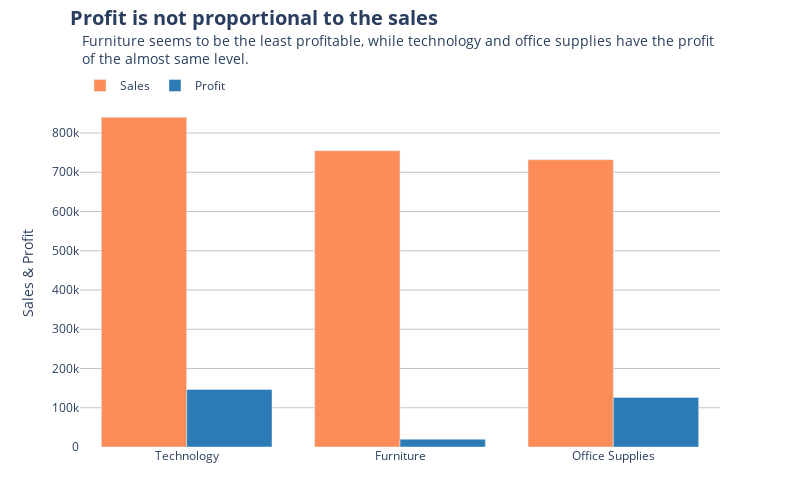

Notebook code cell kept with this figure:
### Code cell
sale_color = "#fc8d59"
negative_color = "#d7191c"
positive_color = "#2c7bb6"
light_gray = "#C4C4C4"

fig = px.bar(
    df24_wk28_filtered.reset_index(),
    x="Category",
    y=df24_wk28_filtered.columns,
    barmode="group",
)

fig.update_traces(
    selector=dict(name="Sales"),
    marker_color=sale_color,
    hovertemplate="<b>Sales</b><br>%{x}: <b>%{y:$,.0f}</b><extra></extra>"
)
fig.update_traces(
    selector=dict(name="Profit"),
    marker_color=positive_color,
    hovertemplate="<b>Profit</b><br>%{x}: <b>%{y:$,.0f}</b><extra></extra>"
)
fig.update_traces(
    hoverlabel=dict(
        bgcolor="white",
    )
)

fig.add_annotation(
    text=("Furniture seems to be the least profitable, while technology"
        " and office supplies have the profit <br>of the almost same level."),
    x=0, xref="paper", xanchor="left",
    y=1, yref="paper", yanchor="bottom",
    yshift=30,
    showarrow=False,
    font=dict(
        size=14,
    ),
    align="left",
)

fig.update_layout(
    width=800, height=800*0.618,
    plot_bgcolor="white",
    yaxis=dict(
        gridcolor=light_gray,
        title_text="Sales & Profit",
    ),
    xaxis=dict(
        title_text=""
    ),
    legend=dict(
        orientation="h",
        title_text="",
        x=0, xref="paper", xanchor="left",
        y=1, yref="paper", yanchor="bottom",
    ),
    title=dict(
        text="<b>Profit is not proportional to the sales</b>",
        font_size=20,
        x=0, xref="paper", xanchor="left",
        y=1, yref="paper", yanchor="bottom",
        pad=dict(b=75, l=-10),
    ),
    margin=dict(
        b=5, t=100,
    )
)

fig.show()

### Figure 1 — Plotly figure (JSON) as saved in the notebook; plotly's stock layout.template omitted (floating-point values rounded to 4 significant figures)
{"data": [{"alignmentgroup": "True", "hoverlabel": {"bgcolor": "white"}, "hovertemplate": "<b>Sales</b><br>%{x}: <b>%{y:$,.0f}</b><extra></extra>", "legendgroup": "Sales", "marker": {"color": "#fc8d59", "pattern": {"shape": ""}}, "name": "Sales", "offsetgroup": "Sales", "orientation": "v", "showlegend": true, "textposition": "auto", "type": "bar", "x": ["Technology", "Furniture", "Office Supplies"], "xaxis": "x", "y": [839900.0, 754700.0, 731900.0], "yaxis": "y"}, {"alignmentgroup": "True", "hoverlabel": {"bgcolor": "white"}, "hovertemplate": "<b>Profit</b><br>%{x}: <b>%{y:$,.0f}</b><extra></extra>", "legendgroup": "Profit", "marker": {"color": "#2c7bb6", "pattern": {"shape": ""}}, "name": "Profit", "offsetgroup": "Profit", "orientation": "v", "showlegend": true, "textposition": "auto", "type": "bar", "x": ["Technology", "Furniture", "Office Supplies"], "xaxis": "x", "y": [146500.0, 19730.0, 126000.0], "yaxis": "y"}], "layout": {"annotations": [{"align": "left", "font": {"size": 14}, "showarrow": false, "text": "Furniture seems to be the least profitable, while technology and office supplies have the profit <br>of the almost same level.", "x": 0, "xanchor": "left", "xref": "paper", "y": 1, "yanchor": "bottom", "yref": "paper", "yshift": 30}], "barmode": "group", "height": 494.4, "legend": {"orientation": "h", "title": {"text": ""}, "tracegroupgap": 0, "x": 0, "xanchor": "left", "xref": "paper", "y": 1, "yanchor": "bottom", "yref": "paper"}, "margin": {"b": 5, "t": 100}, "plot_bgcolor": "white", "title": {"font": {"size": 20}, "pad": {"b": 75, "l": -10}, "text": "<b>Profit is not proportional to the sales</b>", "x": 0, "xanchor": "left", "xref": "paper", "y": 1, "yanchor": "bottom", "yref": "paper"}, "width": 800, "xaxis": {"anchor": "y", "domain": [0, 1], "title": {"text": ""}}, "yaxis": {"anchor": "x", "domain": [0, 1], "gridcolor": "#C4C4C4", "title": {"text": "Sales & Profit"}}}}
